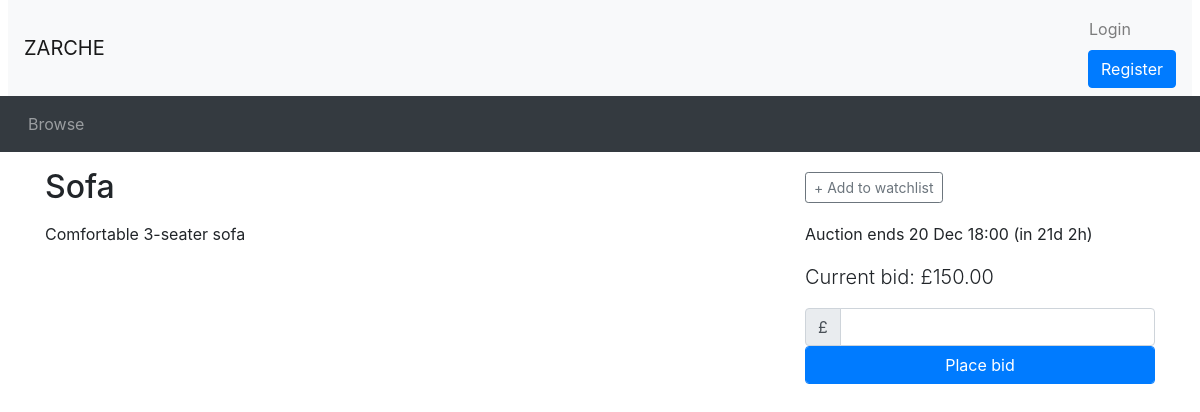
The page /listing.php?auctionID=2 on the database its author committed.
### tables this page shows
CREATE TABLE `Auction` (
  `AuctionID` INT AUTO_INCREMENT PRIMARY KEY,
  `UserID` INT,
  `ItemName` VARCHAR(255) NOT NULL,
  `Description` VARCHAR(255) NOT NULL,
  `CategoryID` INT,
  `ReservePrice` DECIMAL(10, 2),
  `StartPrice` DECIMAL(10, 2),
  `EndDate` DATETIME,
  `Views` INT DEFAULT 0,
  `Image` VARCHAR(255),
  FOREIGN KEY (`UserID`) REFERENCES `Users`(`UserID`) ON DELETE CASCADE,
  FOREIGN KEY (`CategoryID`) REFERENCES `Category`(`CategoryID`) ON DELETE CASCADE
);

### utilities.php (called while the page is built, shortened)
<?php
function display_time_remaining($interval) {
    if ($interval->days == 0 && $interval->h == 0) {
      $time_remaining = $interval->format('%im %Ss');
    }
    else if ($interval->days == 0) {
      $time_remaining = $interval->format('%hh %im');
    }
    else {
      $time_remaining = $interval->format('%ad %hh');
    }
  return $time_remaining;
}
?>

### listing.php (the view, shortened to what this page needs)
<?php include_once("header.php"); ?>
<?php require("utilities.php"); ?>
<?php
if (isset($_GET['auctionID'])) {
    $item_id = $_GET['auctionID'];
    global $conn;
    $sql = "SELECT AuctionID, ItemName, Description, StartPrice, ReservePrice, EndDate FROM Auction WHERE AuctionID = ?";
    $stmt = $conn->prepare($sql);
    $stmt->bind_param("i", $item_id);
    $stmt->execute();
    $result = $stmt->get_result();
    if ($result->num_rows > 0) {
        $row = $result->fetch_assoc();
        $title = htmlspecialchars($row['ItemName']);
        $description = htmlspecialchars($row['Description']);
        $current_price = $row['StartPrice'];
        $end_time = new DateTime($row['EndDate']);
        $now = new DateTime();
        if ($now < $end_time) {
            $time_to_end = date_diff($now, $end_time);
            $time_remaining = ' (in ' . display_time_remaining($time_to_end) . ')';
        } else {
            $time_remaining = "This auction has ended";
        }
    } else {
        echo "<p>Auction not found.</p>";
        exit;
    }
} else {
    echo "<p>Invalid item ID.</p>";
    exit;
}
$watching = false;
?>
<div class="container">
    <div class="row">
        <div class="col-sm-8">
            <h2 class="my-3"><?php echo $title; ?></h2>
        </div>
        <div class="col-sm-4 align-self-center">
            <?php if ($now < $end_time): ?>
                <div id="watch_nowatch" <?php if ($watching) echo 'style="display: none"'; ?>>
                    <button type="button" class="btn btn-outline-secondary btn-sm" onclick="addToWatchlist()">+ Add to watchlist</button>
                </div>
            <?php endif; ?>
        </div>
    </div>
    <div class="row">
        <div class="col-sm-8">
            <div class="itemDescription">
                <p><?php echo $description; ?></p>
            </div>
        </div>
        <div class="col-sm-4">
            <p>
                <?php if ($now > $end_time): ?>
                    This auction ended <?php echo $end_time->format('j M H:i'); ?>
                <?php else: ?>
                    Auction ends <?php echo $end_time->format('j M H:i') . $time_remaining; ?>
                <?php endif; ?>
            </p>
            <p class="lead">Current bid: £<?php echo number_format($current_price, 2); ?></p>
            <?php if ($now < $end_time): ?>
                <form method="POST" action="place_bid.php">
                    <div class="input-group">
                        <div class="input-group-prepend">
                            <span class="input-group-text">£</span>
                        </div>
                        <input type="number" class="form-control" id="bid" name="bid" required>
                    </div>
                    <button type="submit" class="btn btn-primary form-control">Place bid</button>
                </form>
            <?php endif; ?>
        </div>
    </div>
</div>
<?php include_once("footer.php"); ?>

### rows shown on the page
auction: ItemName "Sofa", Description "Comfortable 3-seater sofa", EndDate "20 Dec 18:00", EndDate "(in 21d 2h)", StartPrice "150.00"
